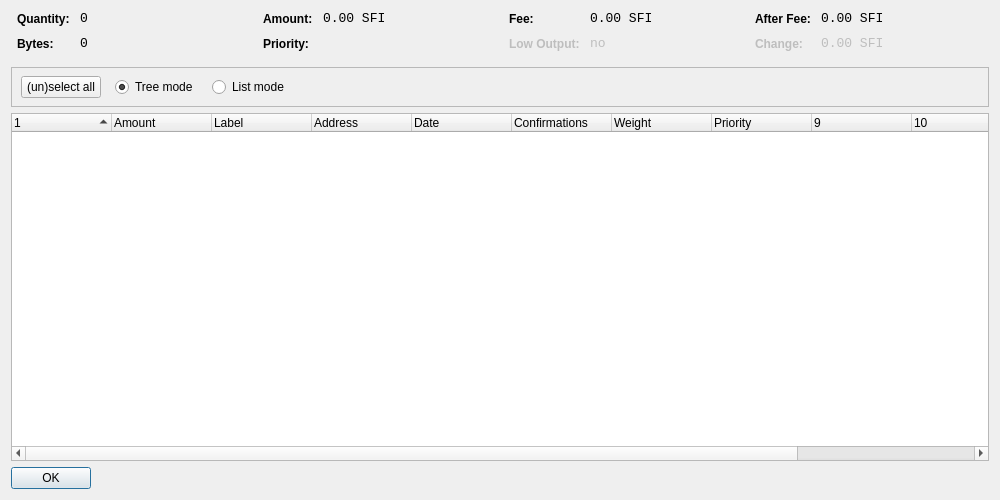
<?xml version="1.0" encoding="UTF-8"?>
<ui version="4.0">
 <class>CoinControlDialog</class>
 <widget class="QWidget" name="CoinControlDialog">
  <property name="geometry">
   <rect>
    <x>0</x>
    <y>0</y>
    <width>1000</width>
    <height>500</height>
   </rect>
  </property>
  <property name="windowTitle">
   <string>Coin Control</string>
  </property>
  <layout class="QVBoxLayout" name="verticalLayout">
   <item>
    <layout class="QHBoxLayout" name="horizontalLayoutTop" stretch="0,0,0,0">
     <property name="topMargin">
      <number>0</number>
     </property>
     <property name="bottomMargin">
      <number>10</number>
     </property>
     <item>
      <layout class="QFormLayout" name="formLayoutCoinControl1">
       <property name="horizontalSpacing">
        <number>10</number>
       </property>
       <property name="verticalSpacing">
        <number>10</number>
       </property>
       <property name="leftMargin">
        <number>6</number>
       </property>
       <property name="rightMargin">
        <number>6</number>
       </property>
       <item row="0" column="0">
        <widget class="QLabel" name="labelCoinControlQuantityText">
         <property name="styleSheet">
          <string notr="true">font-weight:bold;</string>
         </property>
         <property name="text">
          <string>Quantity:</string>
         </property>
        </widget>
       </item>
       <item row="0" column="1">
        <widget class="QLabel" name="labelCoinControlQuantity">
         <property name="font">
          <font>
           <family>Monospace</family>
           <pointsize>10</pointsize>
          </font>
         </property>
         <property name="cursor">
          <cursorShape>IBeamCursor</cursorShape>
         </property>
         <property name="contextMenuPolicy">
          <enum>Qt::ActionsContextMenu</enum>
         </property>
         <property name="text">
          <string notr="true">0</string>
         </property>
         <property name="textInteractionFlags">
          <set>Qt::LinksAccessibleByMouse|Qt::TextSelectableByKeyboard|Qt::TextSelectableByMouse</set>
         </property>
        </widget>
       </item>
       <item row="1" column="0">
        <widget class="QLabel" name="labelCoinControlBytesText">
         <property name="styleSheet">
          <string notr="true">font-weight:bold;</string>
         </property>
         <property name="text">
          <string>Bytes:</string>
         </property>
        </widget>
       </item>
       <item row="1" column="1">
        <widget class="QLabel" name="labelCoinControlBytes">
         <property name="font">
          <font>
           <family>Monospace</family>
           <pointsize>10</pointsize>
          </font>
         </property>
         <property name="cursor">
          <cursorShape>IBeamCursor</cursorShape>
         </property>
         <property name="contextMenuPolicy">
          <enum>Qt::ActionsContextMenu</enum>
         </property>
         <property name="text">
          <string notr="true">0</string>
         </property>
         <property name="textInteractionFlags">
          <set>Qt::LinksAccessibleByMouse|Qt::TextSelectableByKeyboard|Qt::TextSelectableByMouse</set>
         </property>
        </widget>
       </item>
      </layout>
     </item>
     <item>
      <layout class="QFormLayout" name="formLayoutCoinControl2">
       <property name="horizontalSpacing">
        <number>10</number>
       </property>
       <property name="verticalSpacing">
        <number>10</number>
       </property>
       <property name="leftMargin">
        <number>6</number>
       </property>
       <property name="rightMargin">
        <number>6</number>
       </property>
       <item row="0" column="0">
        <widget class="QLabel" name="labelCoinControlAmountText">
         <property name="styleSheet">
          <string notr="true">font-weight:bold;</string>
         </property>
         <property name="text">
          <string>Amount:</string>
         </property>
        </widget>
       </item>
       <item row="0" column="1">
        <widget class="QLabel" name="labelCoinControlAmount">
         <property name="font">
          <font>
           <family>Monospace</family>
           <pointsize>10</pointsize>
          </font>
         </property>
         <property name="cursor">
          <cursorShape>IBeamCursor</cursorShape>
         </property>
         <property name="contextMenuPolicy">
          <enum>Qt::ActionsContextMenu</enum>
         </property>
         <property name="text">
          <string notr="true">0.00 SFI</string>
         </property>
         <property name="textInteractionFlags">
          <set>Qt::LinksAccessibleByMouse|Qt::TextSelectableByKeyboard|Qt::TextSelectableByMouse</set>
         </property>
        </widget>
       </item>
       <item row="1" column="0">
        <widget class="QLabel" name="labelCoinControlPriorityText">
         <property name="styleSheet">
          <string notr="true">font-weight:bold;</string>
         </property>
         <property name="text">
          <string>Priority:</string>
         </property>
        </widget>
       </item>
       <item row="1" column="1">
        <widget class="QLabel" name="labelCoinControlPriority">
         <property name="font">
          <font>
           <family>Monospace</family>
           <pointsize>10</pointsize>
          </font>
         </property>
         <property name="cursor">
          <cursorShape>IBeamCursor</cursorShape>
         </property>
         <property name="contextMenuPolicy">
          <enum>Qt::ActionsContextMenu</enum>
         </property>
         <property name="text">
          <string/>
         </property>
         <property name="textInteractionFlags">
          <set>Qt::LinksAccessibleByMouse|Qt::TextSelectableByKeyboard|Qt::TextSelectableByMouse</set>
         </property>
        </widget>
       </item>
      </layout>
     </item>
     <item>
      <layout class="QFormLayout" name="formLayoutCoinControl3">
       <property name="horizontalSpacing">
        <number>10</number>
       </property>
       <property name="verticalSpacing">
        <number>10</number>
       </property>
       <property name="leftMargin">
        <number>6</number>
       </property>
       <property name="rightMargin">
        <number>6</number>
       </property>
       <item row="0" column="0">
        <widget class="QLabel" name="labelCoinControlFeeText">
         <property name="styleSheet">
          <string notr="true">font-weight:bold;</string>
         </property>
         <property name="text">
          <string>Fee:</string>
         </property>
        </widget>
       </item>
       <item row="0" column="1">
        <widget class="QLabel" name="labelCoinControlFee">
         <property name="font">
          <font>
           <family>Monospace</family>
           <pointsize>10</pointsize>
          </font>
         </property>
         <property name="cursor">
          <cursorShape>IBeamCursor</cursorShape>
         </property>
         <property name="contextMenuPolicy">
          <enum>Qt::ActionsContextMenu</enum>
         </property>
         <property name="text">
          <string notr="true">0.00 SFI</string>
         </property>
         <property name="textInteractionFlags">
          <set>Qt::LinksAccessibleByMouse|Qt::TextSelectableByKeyboard|Qt::TextSelectableByMouse</set>
         </property>
        </widget>
       </item>
       <item row="1" column="0">
        <widget class="QLabel" name="labelCoinControlLowOutputText">
         <property name="enabled">
          <bool>false</bool>
         </property>
         <property name="styleSheet">
          <string notr="true">font-weight:bold;</string>
         </property>
         <property name="text">
          <string>Low Output:</string>
         </property>
        </widget>
       </item>
       <item row="1" column="1">
        <widget class="QLabel" name="labelCoinControlLowOutput">
         <property name="enabled">
          <bool>false</bool>
         </property>
         <property name="font">
          <font>
           <family>Monospace</family>
           <pointsize>10</pointsize>
          </font>
         </property>
         <property name="cursor">
          <cursorShape>IBeamCursor</cursorShape>
         </property>
         <property name="contextMenuPolicy">
          <enum>Qt::ActionsContextMenu</enum>
         </property>
         <property name="text">
          <string>no</string>
         </property>
         <property name="textInteractionFlags">
          <set>Qt::LinksAccessibleByMouse|Qt::TextSelectableByKeyboard|Qt::TextSelectableByMouse</set>
         </property>
        </widget>
       </item>
      </layout>
     </item>
     <item>
      <layout class="QFormLayout" name="formLayoutCoinControl4">
       <property name="horizontalSpacing">
        <number>10</number>
       </property>
       <property name="verticalSpacing">
        <number>10</number>
       </property>
       <property name="leftMargin">
        <number>6</number>
       </property>
       <property name="rightMargin">
        <number>6</number>
       </property>
       <item row="0" column="0">
        <widget class="QLabel" name="labelCoinControlAfterFeeText">
         <property name="styleSheet">
          <string notr="true">font-weight:bold;</string>
         </property>
         <property name="text">
          <string>After Fee:</string>
         </property>
        </widget>
       </item>
       <item row="0" column="1">
        <widget class="QLabel" name="labelCoinControlAfterFee">
         <property name="font">
          <font>
           <family>Monospace</family>
           <pointsize>10</pointsize>
          </font>
         </property>
         <property name="cursor">
          <cursorShape>IBeamCursor</cursorShape>
         </property>
         <property name="contextMenuPolicy">
          <enum>Qt::ActionsContextMenu</enum>
         </property>
         <property name="text">
          <string notr="true">0.00 SFI</string>
         </property>
         <property name="textInteractionFlags">
          <set>Qt::LinksAccessibleByMouse|Qt::TextSelectableByKeyboard|Qt::TextSelectableByMouse</set>
         </property>
        </widget>
       </item>
       <item row="1" column="0">
        <widget class="QLabel" name="labelCoinControlChangeText">
         <property name="enabled">
          <bool>false</bool>
         </property>
         <property name="styleSheet">
          <string notr="true">font-weight:bold;</string>
         </property>
         <property name="text">
          <string>Change:</string>
         </property>
        </widget>
       </item>
       <item row="1" column="1">
        <widget class="QLabel" name="labelCoinControlChange">
         <property name="enabled">
          <bool>false</bool>
         </property>
         <property name="font">
          <font>
           <family>Monospace</family>
           <pointsize>10</pointsize>
          </font>
         </property>
         <property name="cursor">
          <cursorShape>IBeamCursor</cursorShape>
         </property>
         <property name="contextMenuPolicy">
          <enum>Qt::ActionsContextMenu</enum>
         </property>
         <property name="text">
          <string notr="true">0.00 SFI</string>
         </property>
         <property name="textInteractionFlags">
          <set>Qt::LinksAccessibleByMouse|Qt::TextSelectableByKeyboard|Qt::TextSelectableByMouse</set>
         </property>
        </widget>
       </item>
      </layout>
     </item>
    </layout>
   </item>
   <item>
    <widget class="QFrame" name="frame">
     <property name="minimumSize">
      <size>
       <width>0</width>
       <height>40</height>
      </size>
     </property>
     <property name="frameShape">
      <enum>QFrame::StyledPanel</enum>
     </property>
     <property name="frameShadow">
      <enum>QFrame::Sunken</enum>
     </property>
     <widget class="QWidget" name="horizontalLayoutWidget">
      <property name="geometry">
       <rect>
        <x>10</x>
        <y>0</y>
        <width>781</width>
        <height>41</height>
       </rect>
      </property>
      <layout class="QHBoxLayout" name="horizontalLayoutPanel" stretch="0,0,0,0">
       <property name="spacing">
        <number>14</number>
       </property>
       <item>
        <widget class="QPushButton" name="pushButtonSelectAll">
         <property name="sizePolicy">
          <sizepolicy hsizetype="Maximum" vsizetype="Fixed">
           <horstretch>0</horstretch>
           <verstretch>0</verstretch>
          </sizepolicy>
         </property>
         <property name="text">
          <string>(un)select all</string>
         </property>
        </widget>
       </item>
       <item>
        <widget class="QRadioButton" name="radioTreeMode">
         <property name="sizePolicy">
          <sizepolicy hsizetype="Maximum" vsizetype="Fixed">
           <horstretch>0</horstretch>
           <verstretch>0</verstretch>
          </sizepolicy>
         </property>
         <property name="text">
          <string>Tree mode</string>
         </property>
         <property name="checked">
          <bool>true</bool>
         </property>
        </widget>
       </item>
       <item>
        <widget class="QRadioButton" name="radioListMode">
         <property name="sizePolicy">
          <sizepolicy hsizetype="Maximum" vsizetype="Fixed">
           <horstretch>0</horstretch>
           <verstretch>0</verstretch>
          </sizepolicy>
         </property>
         <property name="text">
          <string>List mode</string>
         </property>
        </widget>
       </item>
       <item>
        <spacer name="horizontalSpacer">
         <property name="orientation">
          <enum>Qt::Horizontal</enum>
         </property>
         <property name="sizeHint" stdset="0">
          <size>
           <width>40</width>
           <height>20</height>
          </size>
         </property>
        </spacer>
       </item>
      </layout>
     </widget>
    </widget>
   </item>
   <item>
    <widget class="CoinControlTreeWidget" name="treeWidget">
     <property name="contextMenuPolicy">
      <enum>Qt::CustomContextMenu</enum>
     </property>
     <property name="sortingEnabled">
      <bool>false</bool>
     </property>
     <property name="columnCount">
      <number>12</number>
     </property>
     <attribute name="headerShowSortIndicator" stdset="0">
      <bool>true</bool>
     </attribute>
     <attribute name="headerStretchLastSection">
      <bool>false</bool>
     </attribute>
     <column>
      <property name="text">
       <string/>
      </property>
     </column>
     <column>
      <property name="text">
       <string>Amount</string>
      </property>
     </column>
     <column>
      <property name="text">
       <string>Label</string>
      </property>
     </column>
     <column>
      <property name="text">
       <string>Address</string>
      </property>
     </column>
     <column>
      <property name="text">
       <string>Date</string>
      </property>
     </column>
     <column>
      <property name="text">
       <string>Confirmations</string>
      </property>
      <property name="toolTip">
       <string>Confirmed</string>
      </property>
     </column>
     <column>
      <property name="text">
       <string>Weight</string>
      </property>
     </column>
     <column>
      <property name="text">
       <string>Priority</string>
      </property>
     </column>
     <column>
      <property name="text">
       <string/>
      </property>
     </column>
     <column>
      <property name="text">
       <string/>
      </property>
     </column>
     <column>
      <property name="text">
       <string/>
      </property>
     </column>
     <column>
      <property name="text">
       <string/>
      </property>
     </column>
    </widget>
   </item>
   <item>
    <widget class="QDialogButtonBox" name="buttonBox">
     <property name="sizePolicy">
      <sizepolicy hsizetype="Maximum" vsizetype="Fixed">
       <horstretch>0</horstretch>
       <verstretch>0</verstretch>
      </sizepolicy>
     </property>
     <property name="orientation">
      <enum>Qt::Horizontal</enum>
     </property>
     <property name="standardButtons">
      <set>QDialogButtonBox::Ok</set>
     </property>
    </widget>
   </item>
  </layout>
 </widget>
 <customwidgets>
  <customwidget>
   <class>CoinControlTreeWidget</class>
   <extends>QTreeWidget</extends>
   <header>coincontroltreewidget.h</header>
  </customwidget>
 </customwidgets>
 <resources/>
 <connections/>
</ui>
